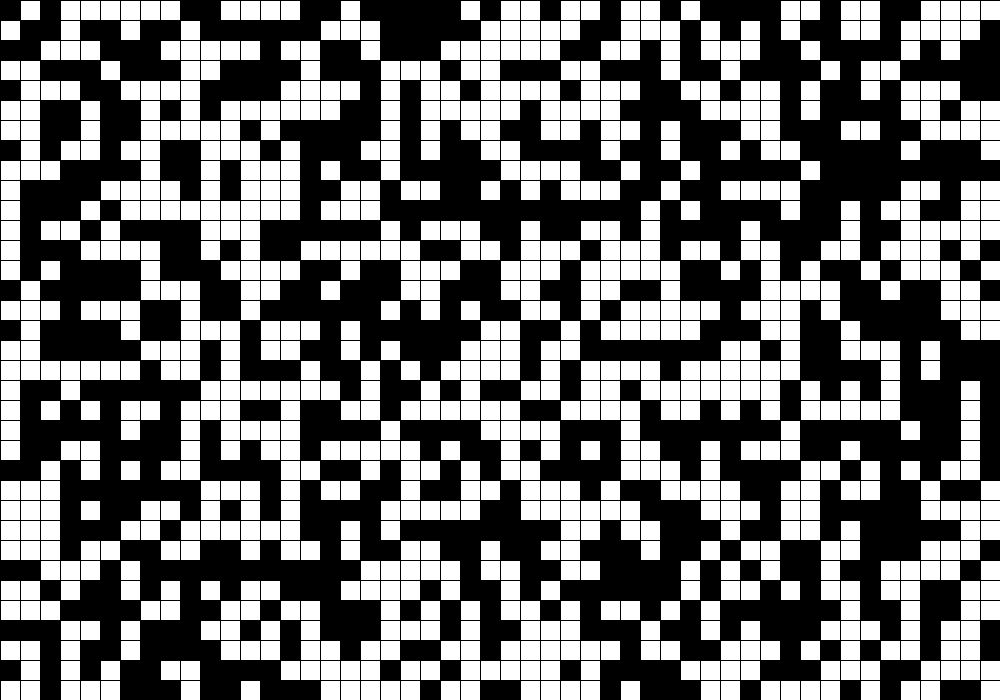
Frame 1 (no input)
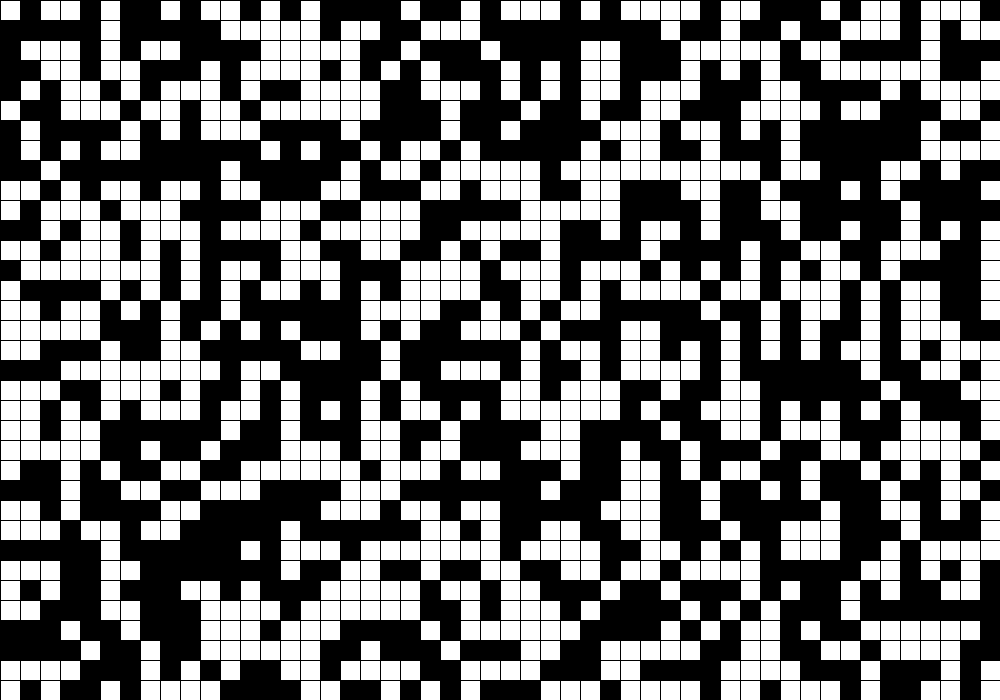
Frame 2 (the mouse pressed at the canvas centre, redrawn once)

The Processing sketch that drew these frames (run headless with seeded random() and noise(); the mouse was pressed at the canvas centre and the sketch redrawn once):

// Processing sketch: Visualization3
// ── Visualization3.pde
import processing.core.PApplet;

public class Visualization3 extends PApplet {

  public void settings() {
    size(1000, 700);
  }

  public void setup() {
    background(215);
    noLoop();
  }

  public void draw() {
    for (int x = 0; x < width; x += 20) {
      for (int y = 0; y < height; y += 20) {
        // Generate random pattern
        boolean black = random(1) > 0.5;

        if (black) {
          fill(0);
        } else {
          fill(255);
        }

        rect(x, y, 20, 20);
      }
    }
  }

  public static void main(String[] args) {
    PApplet.main("Visualization3");
  }
}
